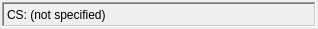
<?xml version="1.0" encoding="UTF-8"?>
<ui version="4.0">
 <class>CoordinateSystemDisplayWidget</class>
 <widget class="QWidget" name="CoordinateSystemDisplayWidget">
  <property name="geometry">
   <rect>
    <x>0</x>
    <y>0</y>
    <width>318</width>
    <height>29</height>
   </rect>
  </property>
  <property name="windowTitle">
   <string>Form</string>
  </property>
  <layout class="QHBoxLayout" name="horizontalLayout">
   <property name="spacing">
    <number>4</number>
   </property>
   <property name="leftMargin">
    <number>2</number>
   </property>
   <property name="topMargin">
    <number>2</number>
   </property>
   <property name="rightMargin">
    <number>2</number>
   </property>
   <property name="bottomMargin">
    <number>2</number>
   </property>
   <item>
    <widget class="QLabelWithClickedSignal" name="labelCs">
     <property name="minimumSize">
      <size>
       <width>125</width>
       <height>0</height>
      </size>
     </property>
     <property name="frameShape">
      <enum>QFrame::WinPanel</enum>
     </property>
     <property name="frameShadow">
      <enum>QFrame::Sunken</enum>
     </property>
     <property name="text">
      <string>CS: (not specified)</string>
     </property>
    </widget>
   </item>
  </layout>
 </widget>
 <customwidgets>
  <customwidget>
   <class>QLabelWithClickedSignal</class>
   <extends>QLabel</extends>
   <header>misc/qlabelwithclickedsignal.h</header>
  </customwidget>
 </customwidgets>
 <resources/>
 <connections/>
</ui>
